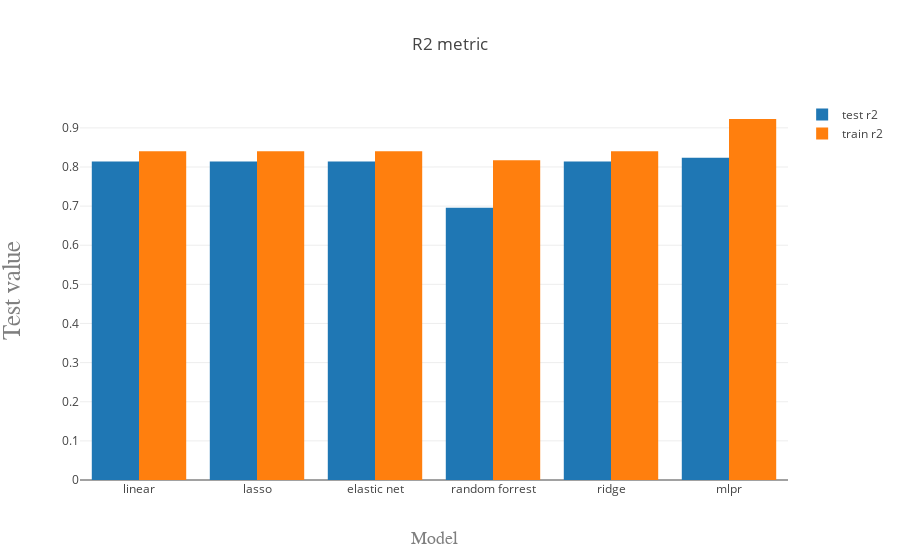

The notebook cell this image was saved under:
### Markdown cell above
# Metrics:

### Code cell
trace1 = go.Bar(
    x=results.index,
    y=results['test r2'],
    name='test r2'
)
trace2 = go.Bar(
    x=results.index,
    y=results['train r2'],
    name='train r2'
)

data = [trace1, trace2]
layout = go.Layout(
    barmode='group',
    
    title='R2 metric',
    xaxis=dict(
        title='Model',
        titlefont=dict(
            family='Courier New, monospace',
            size=18,
            color='#7f7f7f'
        )
    ),
    yaxis=dict(
        title='Test value',
        titlefont=dict(
            family='Courier New, monospace',
            size=25,
            color='#7f7f7f'
        )
    ) 
)

fig = go.Figure(data=data, layout=layout)
py.iplot(fig, filename='grouped-bar')

### Figure 1 — Plotly figure (JSON) as saved in the notebook; plotly's stock layout.template omitted (floating-point values rounded to 4 significant figures)
{"data": [{"name": "test r2", "type": "bar", "x": ["linear", "lasso", "elastic net", "random forrest", "ridge", "mlpr"], "y": [0.814, 0.814, 0.814, 0.6958, 0.814, 0.8235]}, {"name": "train r2", "type": "bar", "x": ["linear", "lasso", "elastic net", "random forrest", "ridge", "mlpr"], "y": [0.8404, 0.8404, 0.8404, 0.8173, 0.8404, 0.9226]}], "layout": {"barmode": "group", "title": "R2 metric", "xaxis": {"title": "Model", "titlefont": {"color": "#7f7f7f", "family": "Courier New, monospace", "size": 18}}, "yaxis": {"title": "Test value", "titlefont": {"color": "#7f7f7f", "family": "Courier New, monospace", "size": 25}}}}
